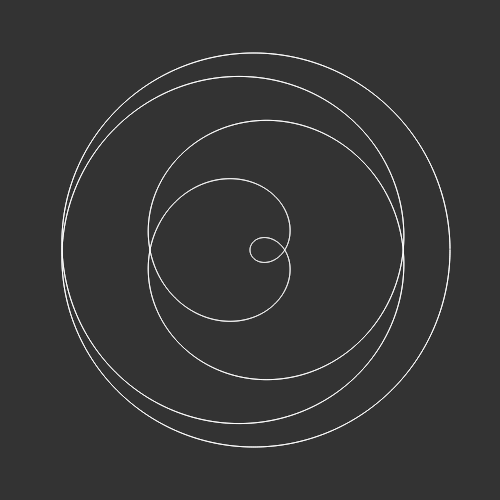
Frame 1 (no input)
Frame 60 (no input): identical to frame 1, image omitted
Frame 120 (the mouse pressed at the canvas centre since frame 60): identical to frame 1, image omitted

The p5.js sketch that drew this single still picture (run headless with seeded random() and noise() and a simulated clock; from frame 60 on, the mouse is pressed at the canvas centre):

// p5.js sketch
// ── sketch.js

var d = 8;
var n = 5;

function setup() {
    createCanvas(500,500);
    sliderN = createSlider(1,10,1,1);
    sliderD = createSlider(1,10,9,1);
}

function draw() {
    background(51);
    translate(width/2,height/2);

    d = sliderD.value();
    n = sliderN.value();

    beginShape();
    stroke(255);
    strokeWeight(1);
    noFill();
    for (var a = 0; a < TWO_PI * d; a+=0.01) {
        var r = 200* cos((n/d)*a);

        var x = r * cos(a);
        var y = r * sin(a);

        vertex(x,y);
    }
    endShape();

}
